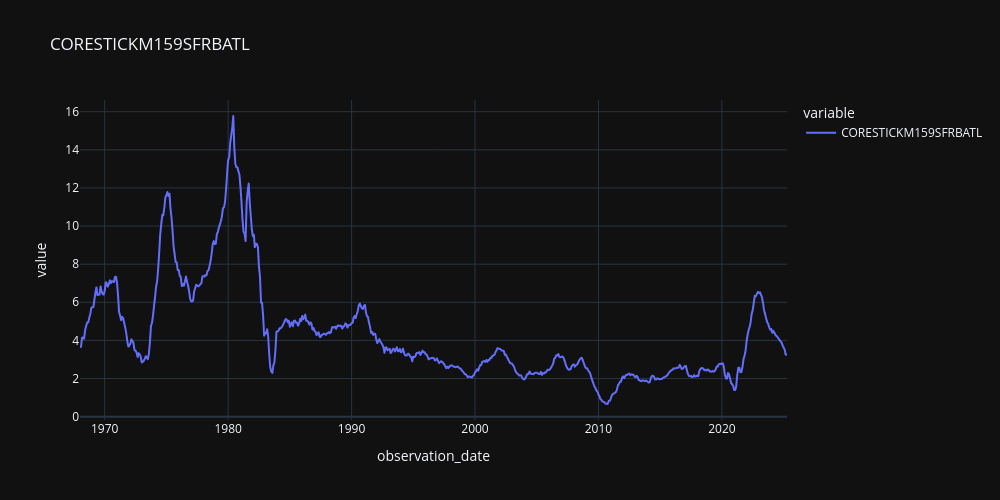

Source (notebook cell):
### Markdown cell above
### Theme template

### Code cell
s.plot(title='CORESTICKM159SFRBATL', width=1000, height=500, template='plotly_dark')

### Figure 1 — Plotly figure (JSON) as saved in the notebook; plotly's stock layout.template omitted (floating-point values rounded to 4 significant figures; data arrays with more than 128 entries replaced by an {"elided": "..."} marker saying what was removed)
{"data": [{"hovertemplate": "variable=CORESTICKM159SFRBATL<br>observation_date=%{x}<br>value=%{y}<extra></extra>", "legendgroup": "CORESTICKM159SFRBATL", "line": {"color": "#636efa", "dash": "solid"}, "marker": {"symbol": "circle"}, "mode": "lines", "name": "CORESTICKM159SFRBATL", "showlegend": true, "type": "scattergl", "x": {"elided": "1949 str values"}, "xaxis": "x", "y": {"elided": "1949 float values"}, "yaxis": "y"}], "layout": {"height": 500, "legend": {"title": {"text": "variable"}, "tracegroupgap": 0}, "title": {"text": "CORESTICKM159SFRBATL"}, "width": 1000, "xaxis": {"anchor": "y", "domain": [0, 1], "title": {"text": "observation_date"}}, "yaxis": {"anchor": "x", "domain": [0, 1], "title": {"text": "value"}}}}
